Frame 1 (no input): blank canvas, image omitted
Frame 60 (no input): blank canvas, image omitted
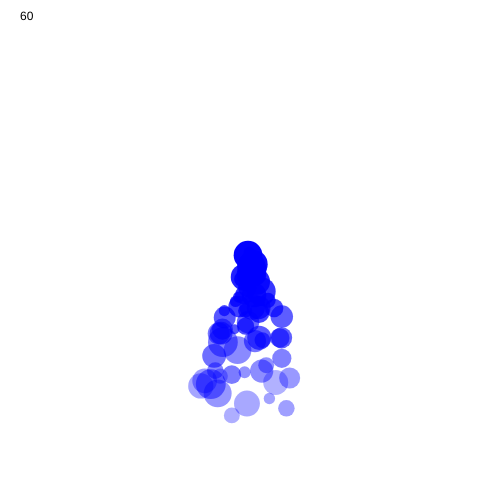
Frame 120 (the mouse pressed at the canvas centre since frame 60)

The p5.js sketch whose frames 1 and 60 were blank and that drew this single picture after the mouse press (run headless with seeded random() and noise() and a simulated clock; from frame 60 on, the mouse is pressed at the canvas centre):

// p5.js sketch
// ── sketch.js
// array to hold all particles
let pSystem = []

function setup() {
  createCanvas(500,500)
}

function draw() {
  background(255)

  // if the mouse is pressed create a particle
  if (mouseIsPressed) {

    let temp = new Drop(mouseX, mouseY)
    // put into array
    pSystem.push( temp )
  }


  // visit all particles and display them
  for (let i = 0; i < pSystem.length; i++) {
    let result = pSystem[i].moveAndDisplay()
    if (result == "gone") {
      // this particle is no longer useful!
      pSystem.splice(i, 1)
      i -= 1
    }
  }

  fill(0)
  text( pSystem.length, 20, 20)
}

class Drop {
  constructor(x,y) {
    this.x = x
    this.y = y
    this.xSpeed = random(-1, 1);
    this.ySpeed = random(2,3);
    this.alpha = 255
    this.radius = random(10,30)
  }
  moveAndDisplay() {
    fill(0,0,255, this.alpha)
    noStroke()
    this.x += this.xSpeed
    this.y += this.ySpeed
    ellipse(this.x, this.y, this.radius, this.radius)
    this.alpha -= 3

    if (this.alpha < 0) {
      return "gone"
    }
    else {
      return "ok"
    }
  }
}
